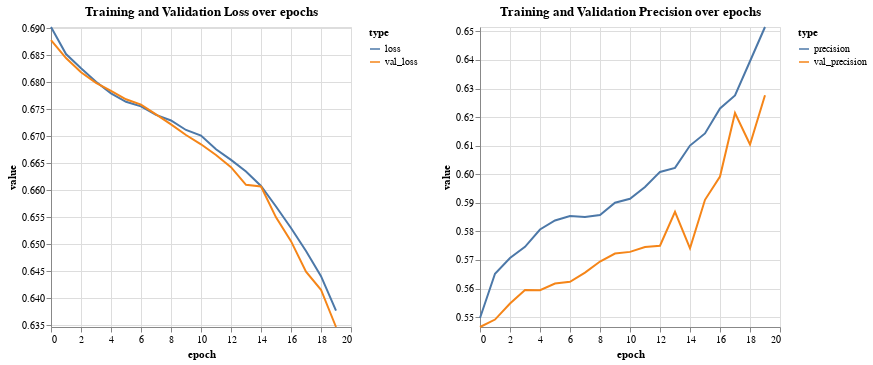

Write notebook code for a chart like this one.
### Markdown cell above
The Convolutional Neural Network shows similar movement in both metrics over both, training and validation data. The loss function being nearly similar, the precision values do differ over epoch even though at the end, they are on the same level.

### Code cell
visualizeHistory(cnn_hist)

### Figure 1 — Vega-Lite specification as saved in the notebook (floating-point values rounded to 4 significant figures)
{"config": {"view": {"continuousWidth": 300, "continuousHeight": 300}}, "hconcat": [{"data": {"name": "data-44b8b053b4d667f961dcee2c1c58dcd2"}, "mark": {"type": "line"}, "encoding": {"color": {"field": "type", "legend": {"orient": "right"}, "type": "nominal"}, "x": {"field": "epoch", "type": "quantitative"}, "y": {"field": "value", "scale": {"domain": [0.6347, 0.6902]}, "type": "quantitative"}}, "title": "Training and Validation Loss over epochs"}, {"data": {"name": "data-9a58f8e14f5d3f5cab8844933f7ac96f"}, "mark": {"type": "line"}, "encoding": {"color": {"field": "type", "legend": {"orient": "right"}, "type": "nominal"}, "x": {"field": "epoch", "type": "quantitative"}, "y": {"field": "value", "scale": {"domain": [0.5465, 0.6515]}, "type": "quantitative"}}, "title": "Training and Validation Precision over epochs"}], "resolve": {"scale": {"color": "independent"}}, "$schema": "https://vega.github.io/schema/vega-lite/v5.20.1.json", "datasets": {"data-44b8b053b4d667f961dcee2c1c58dcd2": [{"epoch": 0, "type": "loss", "value": 0.6902}, {"epoch": 1, "type": "loss", "value": 0.6852}, {"epoch": 2, "type": "loss", "value": 0.6826}, {"epoch": 3, "type": "loss", "value": 0.6801}, {"epoch": 4, "type": "loss", "value": 0.6779}, {"epoch": 5, "type": "loss", "value": 0.6764}, {"epoch": 6, "type": "loss", "value": 0.6755}, {"epoch": 7, "type": "loss", "value": 0.6739}, {"epoch": 8, "type": "loss", "value": 0.6729}, {"epoch": 9, "type": "loss", "value": 0.6712}, {"epoch": 10, "type": "loss", "value": 0.6701}, {"epoch": 11, "type": "loss", "value": 0.6676}, {"epoch": 12, "type": "loss", "value": 0.6656}, {"epoch": 13, "type": "loss", "value": 0.6635}, {"epoch": 14, "type": "loss", "value": 0.6608}, {"epoch": 15, "type": "loss", "value": 0.657}, {"epoch": 16, "type": "loss", "value": 0.653}, {"epoch": 17, "type": "loss", "value": 0.6487}, {"epoch": 18, "type": "loss", "value": 0.6441}, {"epoch": 19, "type": "loss", "value": 0.6377}, {"epoch": 0, "type": "val_loss", "value": 0.6878}, {"epoch": 1, "type": "val_loss", "value": 0.6845}, {"epoch": 2, "type": "val_loss", "value": 0.6818}, {"epoch": 3, "type": "val_loss", "value": 0.6799}, {"epoch": 4, "type": "val_loss", "value": 0.6784}, {"epoch": 5, "type": "val_loss", "value": 0.6768}, {"epoch": 6, "type": "val_loss", "value": 0.6758}, {"epoch": 7, "type": "val_loss", "value": 0.674}, {"epoch": 8, "type": "val_loss", "value": 0.6722}, {"epoch": 9, "type": "val_loss", "value": 0.6702}, {"epoch": 10, "type": "val_loss", "value": 0.6685}, {"epoch": 11, "type": "val_loss", "value": 0.6665}, {"epoch": 12, "type": "val_loss", "value": 0.6643}, {"epoch": 13, "type": "val_loss", "value": 0.661}, {"epoch": 14, "type": "val_loss", "value": 0.6607}, {"epoch": 15, "type": "val_loss", "value": 0.655}, {"epoch": 16, "type": "val_loss", "value": 0.6506}, {"epoch": 17, "type": "val_loss", "value": 0.6449}, {"epoch": 18, "type": "val_loss", "value": 0.6416}, {"epoch": 19, "type": "val_loss", "value": 0.6347}], "data-9a58f8e14f5d3f5cab8844933f7ac96f": [{"epoch": 0, "type": "precision", "value": 0.5497}, {"epoch": 1, "type": "precision", "value": 0.5652}, {"epoch": 2, "type": "precision", "value": 0.5707}, {"epoch": 3, "type": "precision", "value": 0.5746}, {"epoch": 4, "type": "precision", "value": 0.5807}, {"epoch": 5, "type": "precision", "value": 0.5838}, {"epoch": 6, "type": "precision", "value": 0.5854}, {"epoch": 7, "type": "precision", "value": 0.5851}, {"epoch": 8, "type": "precision", "value": 0.5857}, {"epoch": 9, "type": "precision", "value": 0.59}, {"epoch": 10, "type": "precision", "value": 0.5914}, {"epoch": 11, "type": "precision", "value": 0.5955}, {"epoch": 12, "type": "precision", "value": 0.6008}, {"epoch": 13, "type": "precision", "value": 0.6022}, {"epoch": 14, "type": "precision", "value": 0.61}, {"epoch": 15, "type": "precision", "value": 0.6143}, {"epoch": 16, "type": "precision", "value": 0.623}, {"epoch": 17, "type": "precision", "value": 0.6276}, {"epoch": 18, "type": "precision", "value": 0.6395}, {"epoch": 19, "type": "precision", "value": 0.6515}, {"epoch": 0, "type": "val_precision", "value": 0.5465}, {"epoch": 1, "type": "val_precision", "value": 0.5491}, {"epoch": 2, "type": "val_precision", "value": 0.5548}, {"epoch": 3, "type": "val_precision", "value": 0.5595}, {"epoch": 4, "type": "val_precision", "value": 0.5594}, {"epoch": 5, "type": "val_precision", "value": 0.5617}, {"epoch": 6, "type": "val_precision", "value": 0.5623}, {"epoch": 7, "type": "val_precision", "value": 0.5656}, {"epoch": 8, "type": "val_precision", "value": 0.5694}, {"epoch": 9, "type": "val_precision", "value": 0.5723}, {"epoch": 10, "type": "val_precision", "value": 0.5728}, {"epoch": 11, "type": "val_precision", "value": 0.5745}, {"epoch": 12, "type": "val_precision", "value": 0.575}, {"epoch": 13, "type": "val_precision", "value": 0.5868}, {"epoch": 14, "type": "val_precision", "value": 0.5741}, {"epoch": 15, "type": "val_precision", "value": 0.591}, {"epoch": 16, "type": "val_precision", "value": 0.5992}, {"epoch": 17, "type": "val_precision", "value": 0.6214}, {"epoch": 18, "type": "val_precision", "value": 0.6104}, {"epoch": 19, "type": "val_precision", "value": 0.6276}]}}
